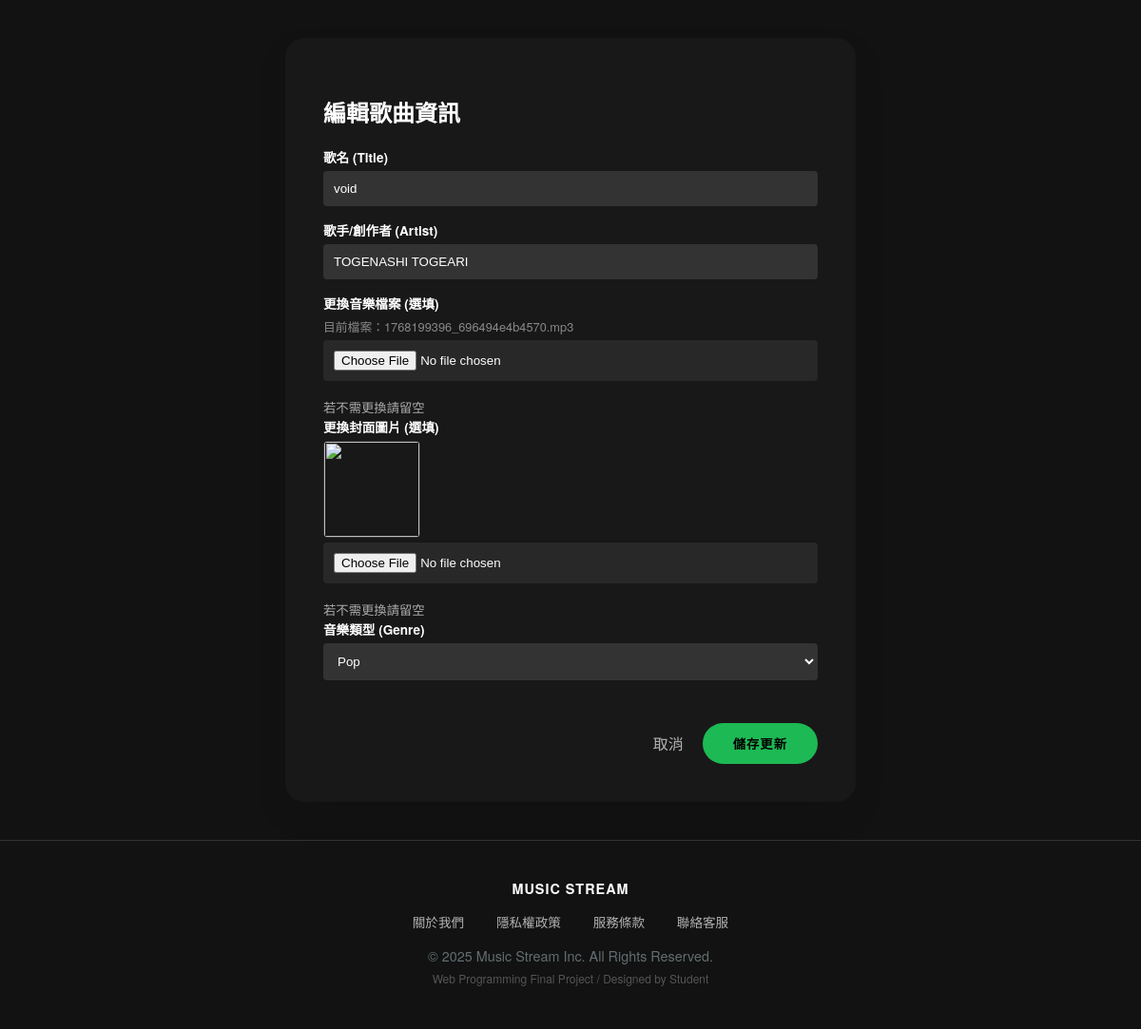
Page /final/song_edit.php?id=2 (signed in) on the committed database.
### tables this page shows
CREATE TABLE `songs` (
  `id` int(11) NOT NULL,
  `title` varchar(255) NOT NULL,
  `artist` varchar(255) NOT NULL,
  `file_path` varchar(255) NOT NULL,
  `uploader_id` char(4) NOT NULL,
  `upload_date` datetime NOT NULL,
  `play_count` int(11) DEFAULT 0,
  `genre` varchar(50) DEFAULT NULL,
  `cover_image` longblob DEFAULT NULL,
  `cover_type` varchar(50) DEFAULT NULL
);

### final/song_edit.php (the view, shortened to what this page needs)
<?php
require_once("../DB/DB_open.php");
$song_id = $_GET['id'];
$username = $_SESSION["username"];
$sql_user = "SELECT sno, role FROM students WHERE username = '$username'";
$result_user = mysqli_query($link, $sql_user);
$row_user = mysqli_fetch_assoc($result_user);
$sno = $row_user['sno'];
$role = $row_user['role'] ?? 'user';
if ($role === 'admin') {
    $sql_song = "SELECT * FROM songs WHERE id = '$song_id'";
} else {
    $sql_song = "SELECT * FROM songs WHERE id = '$song_id' AND uploader_id = '$sno'";
}
$result_song = mysqli_query($link, $sql_song);
$song = mysqli_fetch_assoc($result_song);
?>
<!DOCTYPE html>
<html lang="zh-TW">
<head>
    <link rel="stylesheet" href="css/common.css">
    <link rel="stylesheet" href="css/music.css">
</head>
<body>
    <div id="content-container" style="max-width: 600px;">
        <h2>編輯歌曲資訊</h2>
        <form action="song_edit_act.php" method="post" enctype="multipart/form-data" class="music-form">
            <div class="form-group">
                <label>歌名 (Title)</label>
                <input type="text" name="title" required value="<?php echo htmlspecialchars($song['title']); ?>">
            </div>
            <div class="form-group">
                <label>歌手/創作者 (Artist)</label>
                <input type="text" name="artist" required value="<?php echo htmlspecialchars($song['artist']); ?>">
            </div>
            <div class="form-group">
                <label>更換音樂檔案 (選填)</label>
                <div style="font-size: 0.8rem; color: #888; margin-bottom: 5px;">目前檔案：<?php echo $song['file_path']; ?></div>
                <input type="file" name="music_file" accept=".mp3,.wav,.ogg" style="background: #282828;">
                <small style="color: #aaa;">若不需更換請留空</small>
            </div>
            <div class="form-group">
                <label>更換封面圖片 (選填)</label>
                <?php
                    $cover_show = "get_cover.php?id=" . $song['id'];
                ?>
                <img id="preview-img" src="<?php echo $cover_show; ?>" style="width: 100px; height: 100px; object-fit: cover; margin-bottom: 5px; display: block; border-radius: 4px; border: 1px solid #333;">
                <input type="file" name="cover_file" id="cover-input" accept="image/*" style="background: #282828;">
                <small style="color: #aaa;">若不需更換請留空</small>
            </div>
            <div class="form-group">
                <label>音樂類型 (Genre)</label>
                <select name="genre">
                    <option value="Pop" <?php if($song['genre'] == 'Pop') echo 'selected'; ?>>Pop</option>
                </select>
            </div>
            <div style="margin-top: 30px; display: flex; justify-content: flex-end; align-items: center;">
                <a href="creator.php" style="color: var(--text-secondary); text-decoration: none; margin-right: 20px;">取消</a>
                <button type="submit" class="btn-primary">儲存更新</button>
            </div>
        </form>
    </div>
</body>
</html>

### final/css/common.css (style rules this page uses)
:root { --primary-gradient: linear-gradient(135deg, #667eea 0%, #764ba2 100%); --bg-gradient: linear-gradient(135deg, #f5f7fa 0%, #c3cfe2 100%); --primary-accent: #6c5ce7; --success-color: #00b894; --text-main: #2d3436; --text-muted: #636e72; --card-bg: rgba(255, 255, 255, 0.9); }
body { margin: 0; padding: 0; font-family: "Microsoft JhengHei", "Inter", sans-serif; background: var(--bg-gradient); min-height: 100vh; color: var(--text-main); }
#content-container { margin: 40px auto; background: var(--card-bg); border-radius: 20px; box-shadow: 0 15px 35px rgba(0,0,0,0.08); backdrop-filter: blur(10px); border: 1px solid rgba(255,255,255,0.5); }
#final-footer { text-align: center; padding: 40px; color: var(--text-muted); font-size: 0.9rem; }

### final/css/music.css (style rules this page uses)
:root { --bg-dark: #121212; --bg-card: #181818; --bg-hover: #282828; --text-primary: #ffffff; --text-secondary: #b3b3b3; --accent-color: #1db954; --accent-hover: #1ed760; --border-color: #333; }
body { background: var(--bg-dark); color: var(--text-primary); font-family: 'Circular', 'Helvetica Neue', Helvetica, Arial, sans-serif; }
#content-container { background: var(--bg-card); border: none; color: var(--text-primary); max-width: 1200px; width: 95%; padding: 40px; box-sizing: border-box; }
h1, h2, h3 { color: var(--text-primary); }
.btn-primary { background-color: var(--accent-color); color: black; border: none; border-radius: 500px; padding: 12px 32px; font-weight: 700; text-transform: uppercase; letter-spacing: 1px; cursor: pointer; transition: transform 0.1s, background-color 0.1s; text-decoration: none; display: inline-block; }
.music-form input, .music-form select { background-color: #333; border: 1px solid transparent; color: white; padding: 10px; border-radius: 4px; width: 100%; box-sizing: border-box; margin-bottom: 15px; }
.music-form label { display: block; margin-bottom: 5px; font-size: 0.85rem; font-weight: 700; }

### rows in the picture
songs: title "void", artist "TOGENASHI TOGEARI", file_path "1768199396_696494e4b4570.mp3", genre "Pop"
